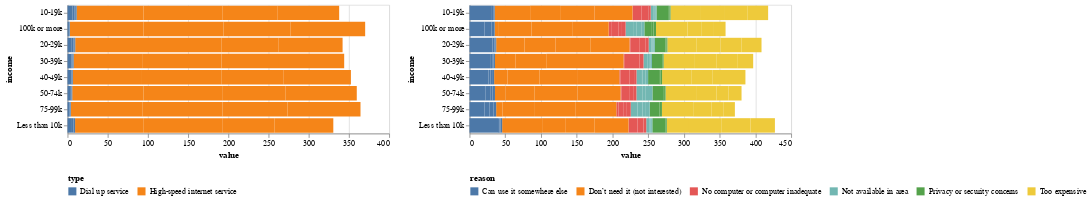

Write notebook code for a chart like this one.
### Code cell
(bar1 | bar2).resolve_scale(
    color="independent", 
    y="shared"
).configure_legend(
    orient='bottom'
)

### Figure 1 — Vega-Lite specification as saved in the notebook (floating-point values rounded to 4 significant figures; data arrays with more than 128 entries replaced by an {"elided": "..."} marker saying what was removed)
{"config": {"view": {"continuousWidth": 400, "continuousHeight": 300}, "legend": {"orient": "bottom"}}, "hconcat": [{"data": {"name": "data-42e59244eb5480032a689510c9bed9fc"}, "mark": "bar", "encoding": {"color": {"type": "nominal", "field": "type"}, "x": {"type": "quantitative", "field": "value"}, "y": {"type": "nominal", "field": "income", "sort": "-x"}}, "selection": {"select ": {"type": "single", "fields": ["year"], "bind": {"input": "select", "options": ["2010", "2013", "2015", "2017"]}}}, "transform": [{"filter": {"selection": "select "}}]}, {"data": {"name": "data-e19c234be3c56cc9992e2ca7273dd23f"}, "mark": "bar", "encoding": {"color": {"type": "nominal", "field": "reason"}, "x": {"type": "quantitative", "field": "value"}, "y": {"type": "nominal", "field": "income", "sort": "-x"}}, "selection": {"select ": {"type": "single", "fields": ["year"], "bind": {"input": "select", "options": ["2010", "2013", "2015", "2017"]}}}, "transform": [{"filter": {"selection": "select "}}, {"filter": "(datum.reason !== 'Other reasons')"}]}], "resolve": {"scale": {"color": "independent", "y": "shared"}}, "$schema": "https://vega.github.io/schema/vega-lite/v4.0.2.json", "datasets": {"data-42e59244eb5480032a689510c9bed9fc": [{"income": "Less than 10k", "variable": "dial_up_2010", "value": 5.474, "year": "2010", "type": "Dial up service"}, {"income": "10-19k", "variable": "dial_up_2010", "value": 6.385, "year": "2010", "type": "Dial up service"}, {"income": "20-29k", "variable": "dial_up_2010", "value": 5.295, "year": "2010", "type": "Dial up service"}, {"income": "30-39k", "variable": "dial_up_2010", "value": 4.755, "year": "2010", "type": "Dial up service"}, {"income": "40-49k", "variable": "dial_up_2010", "value": 4.426, "year": "2010", "type": "Dial up service"}, {"income": "50-74k", "variable": "dial_up_2010", "value": 3.259, "year": "2010", "type": "Dial up service"}, {"income": "75-99k", "variable": "dial_up_2010", "value": 2.6, "year": "2010", "type": "Dial up service"}, {"income": "100k or more", "variable": "dial_up_2010", "value": 1.671, "year": "2010", "type": "Dial up service"}, {"income": "Less than 10k", "variable": "high_speed_int_2010", "value": 84.77, "year": "2010", "type": "High-speed internet service"}, {"income": "10-19k", "variable": "high_speed_int_2010", "value": 83.26, "year": "2010", "type": "High-speed internet service"}, {"income": "20-29k", "variable": "high_speed_int_2010", "value": 84.3, "year": "2010", "type": "High-speed internet service"}, {"income": "30-39k", "variable": "high_speed_int_2010", "value": 85.23, "year": "2010", "type": "High-speed internet service"}, {"income": "40-49k", "variable": "high_speed_int_2010", "value": 85.94, "year": "2010", "type": "High-speed internet service"}, {"income": "50-74k", "variable": "high_speed_int_2010", "value": 88.51, "year": "2010", "type": "High-speed internet service"}, {"income": "75-99k", "variable": "high_speed_int_2010", "value": 89.29, "year": "2010", "type": "High-speed internet service"}, {"income": "100k or more", "variable": "high_speed_int_2010", "value": 91.37, "year": "2010", "type": "High-speed internet service"}, {"income": "Less than 10k", "variable": "dial_up_2013", "value": 1.774, "year": "2013", "type": "Dial up service"}, {"income": "10-19k", "variable": "dial_up_2013", "value": 2.106, "year": "2013", "type": "Dial up service"}, {"income": "20-29k", "variable": "dial_up_2013", "value": 2.135, "year": "2013", "type": "Dial up service"}, {"income": "30-39k", "variable": "dial_up_2013", "value": 1.249, "year": "2013", "type": "Dial up service"}, {"income": "40-49k", "variable": "dial_up_2013", "value": 0.8026, "year": "2013", "type": "Dial up service"}, {"income": "50-74k", "variable": "dial_up_2013", "value": 1.221, "year": "2013", "type": "Dial up service"}, {"income": "75-99k", "variable": "dial_up_2013", "value": 0.6455, "year": "2013", "type": "Dial up service"}, {"income": "100k or more", "variable": "dial_up_2013", "value": 0.453, "year": "2013", "type": "Dial up service"}, {"income": "Less than 10k", "variable": "high_speed_int_2013", "value": 98.23, "year": "2013", "type": "High-speed internet service"}, {"income": "10-19k", "variable": "high_speed_int_2013", "value": 97.89, "year": "2013", "type": "High-speed internet service"}, {"income": "20-29k", "variable": "high_speed_int_2013", "value": 97.86, "year": "2013", "type": "High-speed internet service"}, {"income": "30-39k", "variable": "high_speed_int_2013", "value": 98.75, "year": "2013", "type": "High-speed internet service"}, {"income": "40-49k", "variable": "high_speed_int_2013", "value": 99.2, "year": "2013", "type": "High-speed internet service"}, {"income": "50-74k", "variable": "high_speed_int_2013", "value": 98.78, "year": "2013", "type": "High-speed internet service"}, {"income": "75-99k", "variable": "high_speed_int_2013", "value": 99.35, "year": "2013", "type": "High-speed internet service"}, {"income": "100k or more", "variable": "high_speed_int_2013", "value": 99.55, "year": "2013", "type": "High-speed internet service"}, {"income": "Less than 10k", "variable": "dial_up_2015", "value": 0.8176, "year": "2015", "type": "Dial up service"}, {"income": "10-19k", "variable": "dial_up_2015", "value": 1.052, "year": "2015", "type": "Dial up service"}, {"income": "20-29k", "variable": "dial_up_2015", "value": 0.9465, "year": "2015", "type": "Dial up service"}, {"income": "30-39k", "variable": "dial_up_2015", "value": 0.6551, "year": "2015", "type": "Dial up service"}, {"income": "40-49k", "variable": "dial_up_2015", "value": 0.5827, "year": "2015", "type": "Dial up service"}, {"income": "50-74k", "variable": "dial_up_2015", "value": 0.5296, "year": "2015", "type": "Dial up service"}, {"income": "75-99k", "variable": "dial_up_2015", "value": 0.5022, "year": "2015", "type": "Dial up service"}, {"income": "100k or more", "variable": "dial_up_2015", "value": 0.3108, "year": "2015", "type": "Dial up service"}, {"income": "Less than 10k", "variable": "high_speed_int_2015", "value": 64.82, "year": "2015", "type": "High-speed internet service"}, {"income": "10-19k", "variable": "high_speed_int_2015", "value": 68.36, "year": "2015", "type": "High-speed internet service"}, {"income": "20-29k", "variable": "high_speed_int_2015", "value": 70.37, "year": "2015", "type": "High-speed internet service"}, {"income": "30-39k", "variable": "high_speed_int_2015", "value": 71.48, "year": "2015", "type": "High-speed internet service"}, {"income": "40-49k", "variable": "high_speed_int_2015", "value": 76.5, "year": "2015", "type": "High-speed internet service"}, {"income": "50-74k", "variable": "high_speed_int_2015", "value": 78.18, "year": "2015", "type": "High-speed internet service"}, {"income": "75-99k", "variable": "high_speed_int_2015", "value": 80.56, "year": "2015", "type": "High-speed internet service"}, {"income": "100k or more", "variable": "high_speed_int_2015", "value": 83.24, "year": "2015", "type": "High-speed internet service"}, {"income": "Less than 10k", "variable": "dial_up_2017", "value": 1.315, "year": "2017", "type": "Dial up service"}, {"income": "10-19k", "variable": "dial_up_2017", "value": 1.763, "year": "2017", "type": "Dial up service"}, {"income": "20-29k", "variable": "dial_up_2017", "value": 1.188, "year": "2017", "type": "Dial up service"}, {"income": "30-39k", "variable": "dial_up_2017", "value": 0.8899, "year": "2017", "type": "Dial up service"}, {"income": "40-49k", "variable": "dial_up_2017", "value": 0.8364, "year": "2017", "type": "Dial up service"}, {"income": "50-74k", "variable": "dial_up_2017", "value": 0.8628, "year": "2017", "type": "Dial up service"}, {"income": "75-99k", "variable": "dial_up_2017", "value": 0.4961, "year": "2017", "type": "Dial up service"}, {"income": "100k or more", "variable": "dial_up_2017", "value": 0.5281, "year": "2017", "type": "Dial up service"}, {"income": "Less than 10k", "variable": "high_speed_int_2017", "value": 73.37, "year": "2017", "type": "High-speed internet service"}, {"income": "10-19k", "variable": "high_speed_int_2017", "value": 77.03, "year": "2017", "type": "High-speed internet service"}, {"income": "20-29k", "variable": "high_speed_int_2017", "value": 80.0, "year": "2017", "type": "High-speed internet service"}, {"income": "30-39k", "variable": "high_speed_int_2017", "value": 81.08, "year": "2017", "type": "High-speed internet service"}, {"income": "40-49k", "variable": "high_speed_int_2017", "value": 84.18, "year": "2017", "type": "High-speed internet service"}, {"income": "50-74k", "variable": "high_speed_int_2017", "value": 88.41, "year": "2017", "type": "High-speed internet service"}, {"income": "75-99k", "variable": "high_speed_int_2017", "value": 90.94, "year": "2017", "type": "High-speed internet service"}, {"income": "100k or more", "variable": "high_speed_int_2017", "value": 93.07, "year": "2017", "type": "High-speed internet service"}], "data-e19c234be3c56cc9992e2ca7273dd23f": {"elided": "216 records"}}}
